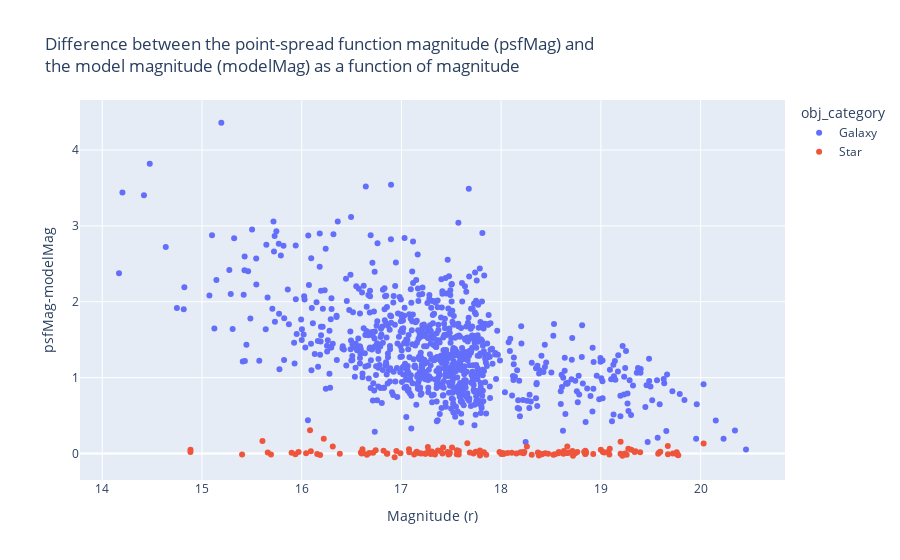

This figure's notebook cell:
### Code cell
train_ps.plot.scatter(x='modelMag_r', y="psfModelDiff", color="obj_category",
                      title="Difference between the point-spread function magnitude (psfMag) and <br>the model magnitude (modelMag) as a function of magnitude",
                     labels=dict(modelMag_r="Magnitude (r)", psfModelDiff="psfMag-modelMag"))

### Figure 1 — Plotly figure (JSON) as saved in the notebook; plotly's stock layout.template omitted (floating-point values rounded to 4 significant figures; data arrays with more than 128 entries replaced by an {"elided": "..."} marker saying what was removed)
{"data": [{"hovertemplate": "obj_category=Galaxy<br>Magnitude (r)=%{x}<br>psfMag-modelMag=%{y}<extra></extra>", "legendgroup": "Galaxy", "marker": {"color": "#636efa", "symbol": "circle"}, "mode": "markers", "name": "Galaxy", "orientation": "v", "showlegend": true, "type": "scatter", "x": {"elided": "862 float values"}, "xaxis": "x", "y": {"elided": "862 float values"}, "yaxis": "y"}, {"hovertemplate": "obj_category=Star<br>Magnitude (r)=%{x}<br>psfMag-modelMag=%{y}<extra></extra>", "legendgroup": "Star", "marker": {"color": "#EF553B", "symbol": "circle"}, "mode": "markers", "name": "Star", "orientation": "v", "showlegend": true, "type": "scatter", "x": {"elided": "138 float values"}, "xaxis": "x", "y": {"elided": "138 float values"}, "yaxis": "y"}], "layout": {"autosize": true, "legend": {"title": {"text": "obj_category"}, "tracegroupgap": 0}, "title": {"text": "Difference between the point-spread function magnitude (psfMag) and <br>the model magnitude (modelMag) as a function of magnitude"}, "xaxis": {"anchor": "y", "autorange": true, "domain": [0, 1], "range": [13.77, 20.85], "title": {"text": "Magnitude (r)"}, "type": "linear"}, "yaxis": {"anchor": "x", "autorange": true, "domain": [0, 1], "range": [-0.4131, 4.723], "title": {"text": "psfMag-modelMag"}, "type": "linear"}}}
